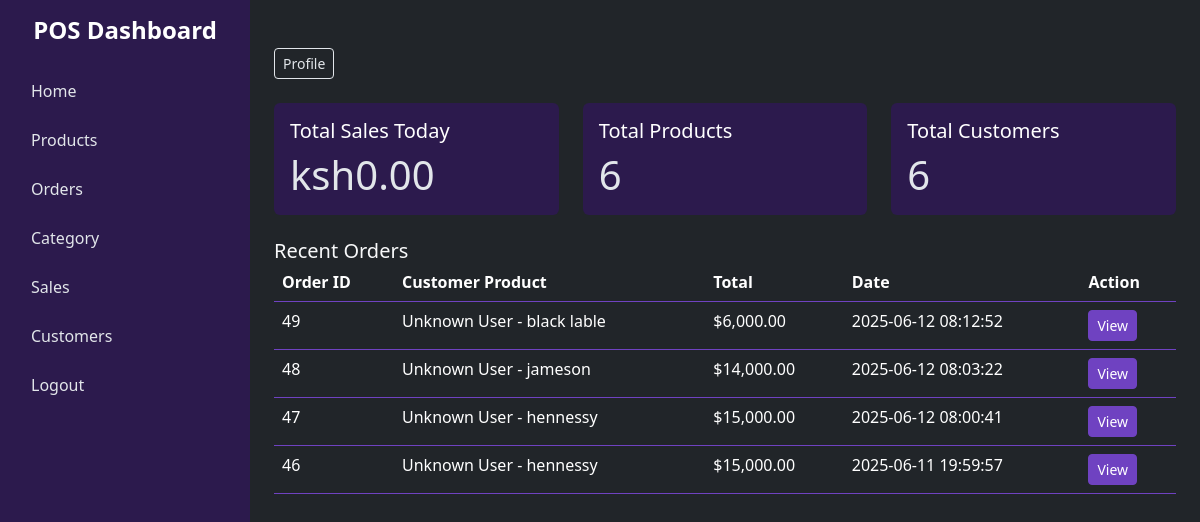
Screenshot of /dash/dashboard.php (signed in) with the database file from the repository.
### tables this page shows
CREATE TABLE `orders` (
  `id` int(11) NOT NULL,
  `user_id` int(11) NOT NULL,
  `product_id` int(11) NOT NULL,
  `quantity` int(11) NOT NULL,
  `total` decimal(10,2) NOT NULL,
  `status` enum('unpaid','paid') DEFAULT 'unpaid',
  `order_date` timestamp NOT NULL DEFAULT current_timestamp()
);

### dash/dashboard.php (the view, shortened to what this page needs)
<?php
include '../db.php';
$today = date('Y-m-d');
$stmt = $conn->prepare("SELECT SUM(total) as total_sales FROM orders WHERE DATE(order_date) = ? AND status = 'paid'");
$stmt->bind_param("s", $today);
$stmt->execute();
$result = $stmt->get_result()->fetch_assoc();
$total_sales = $result['total_sales'] ?? 0.00;
$result = $conn->query("SELECT COUNT(*) as count FROM products");
$product_count = $result->fetch_assoc()['count'] ?? 0;
$result = $conn->query("SELECT COUNT(*) as count FROM users");
$customer_count = $result->fetch_assoc()['count'] ?? 0;
$result = $conn->query("
    SELECT o.id,
           CONCAT(
               COALESCE(CONCAT(u.firstname, ' ', u.lastname), 'Unknown User'),
               ' - ',
               COALESCE(p.name, 'Unknown Product')
           ) AS customer_product,
           o.total,
           o.status,
           o.order_date
    FROM orders o
    LEFT JOIN users u ON o.user_id = u.id
    LEFT JOIN products p ON o.product_id = p.id
    ORDER BY o.order_date DESC
");
$recent_orders = [];
while ($row = $result->fetch_assoc()) {
    $recent_orders[] = $row;
}
?>
<!DOCTYPE html>
<html lang="en">
<head>
    <link href="../bootstrap/css/bootstrap.min.css" rel="stylesheet">
    <link rel="stylesheet" href="dash.css">
</head>
<body class="bg-dark text-light">
    <div class="d-flex">
        <div class="main-content flex-grow-1 p-4">
            <header class="d-flex justify-content-between align-items-center mb-4">
                <button class="btn btn-outline-light btn-sm">Profile</button>
            </header>
            <div class="row">
                <div class="col-md-4 mb-4">
                    <div class="card bg-dark-purple text-light">
                        <div class="card-body">
                            <h5 class="card-title">Total Sales Today</h5>
                            <p class="card-text display-6">ksh<?php echo number_format($total_sales, 2); ?></p>
                        </div>
                    </div>
                </div>
                <div class="col-md-4 mb-4">
                    <div class="card bg-dark-purple text-light">
                        <div class="card-body">
                            <h5 class="card-title">Total Products</h5>
                            <p class="card-text display-6"><?php echo $product_count; ?></p>
                        </div>
                    </div>
                </div>
                <div class="col-md-4 mb-4">
                    <div class="card bg-dark-purple text-light">
                        <div class="card-body">
                            <h5 class="card-title">Total Customers</h5>
                            <p class="card-text display-6"><?php echo $customer_count; ?></p>
                        </div>
                    </div>
                </div>
                    <h5 class="card-title">Recent Orders</h5>
                    <div class="table-responsive">
                        <table class="table table-dark table-hover">
                            <thead>
                                <tr>
                                    <th>Order ID</th>
                                    <th>Customer Product</th>
                                    <th>Total</th>
                                    <th>Date</th>
                                    <th>Action</th>
                                </tr>
                            </thead>
                            <tbody>
                                <?php foreach ($recent_orders as $order): ?>
                                    <tr>
                                        <td><?php echo $order['id']; ?></td>
                                        <td><?php echo htmlspecialchars($order['customer_product']); ?></td>
                                        <td>$<?php echo number_format($order['total'], 2); ?></td>
                                        <td><?php echo $order['order_date']; ?></td>
                                        <td><a href="orders.php" class="btn btn-sm btn-primary">View</a></td>
                                    </tr>
                                <?php endforeach; ?>
                            </tbody>
                        </table>
                    </div>
                </div>
            </div>
        </div>
</body>
</html>

### dash/dash.css (style rules this page uses)
body.bg-dark { background-color: #1a1a1a; color: #e2e6ea; }
.sidebar { width: 250px; min-height: 100vh; background-color: #2c1a4d; position: fixed; top: 0; left: 0; transition: width 0.3s; }
.sidebar h4 { color: #ffffff; font-weight: bold; }
.sidebar .nav-link { color: #e2e6ea; padding: 10px 15px; border-radius: 5px; margin-bottom: 5px; }
.main-content { margin-left: 250px; padding: 20px; }
.card.bg-dark-purple { background-color: #2c1a4d; border: none; }
.card.bg-dark-purple .card-title { color: #ffffff; }
.card.bg-dark-purple .card-text { color: #e2e6ea; }
.table-dark { background-color: #2c1a4d; }
.table-dark th, .table-dark td { border-color: #6f42c1; }
.table-dark .btn-primary { background-color: #6f42c1; border-color: #6f42c1; }
.btn-outline-light { border-color: #e2e6ea; color: #e2e6ea; }

### rows the page displays
orders: id "49", customer_product "Unknown User - black lable", total "6,000.00", order_date "2025-06-12 08:12:52"
orders: id "48", customer_product "Unknown User - jameson", total "14,000.00", order_date "2025-06-12 08:03:22"
orders: id "47", customer_product "Unknown User - hennessy", total "15,000.00", order_date "2025-06-12 08:00:41"
orders: id "46", customer_product "Unknown User - hennessy", total "15,000.00", order_date "2025-06-11 19:59:57"

### other values shown
$total_sales "0.00"
$product_count "6"
$customer_count "6"
